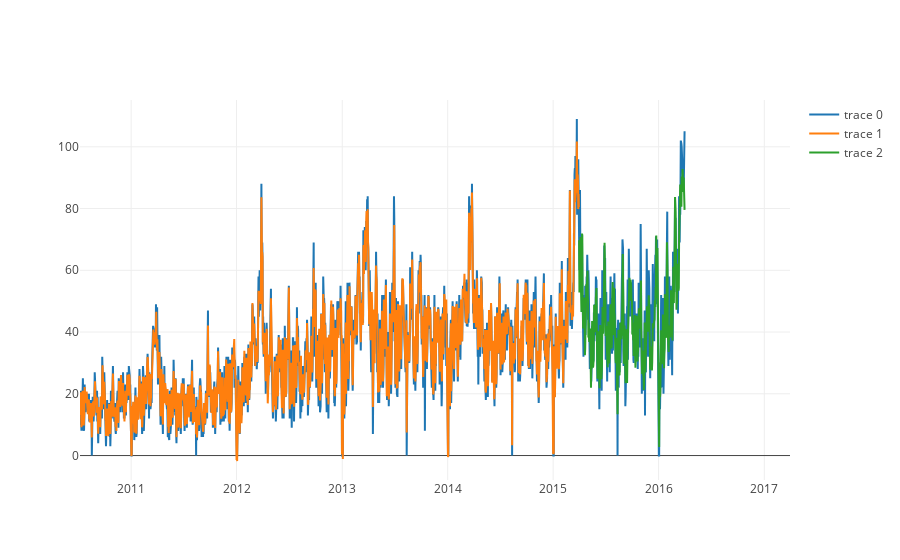

The notebook cell this image was saved under:
### Code cell
plot = go.Scatter( x=compose.datetime, y=compose['y'])
train_plot = go.Scatter( x=tr_predict["datetime"], y=tr_predict["predict"])
test_plot = go.Scatter( x=te_predict["datetime"], y=te_predict["predict"])
data =[plot,train_plot,test_plot]
plotly.offline.iplot(data)

### Figure 1 — Plotly figure (JSON) as saved in the notebook; plotly's stock layout.template omitted (floating-point values rounded to 4 significant figures; data arrays with more than 128 entries replaced by an {"elided": "..."} marker saying what was removed)
{"data": [{"type": "scatter", "x": {"elided": "2459 str values"}, "y": {"elided": "2459 int values"}}, {"type": "scatter", "x": {"elided": "1728 str values"}, "y": {"elided": "1728 float values"}}, {"type": "scatter", "x": {"elided": "366 str values"}, "y": {"elided": "366 float values"}}], "layout": {}}
